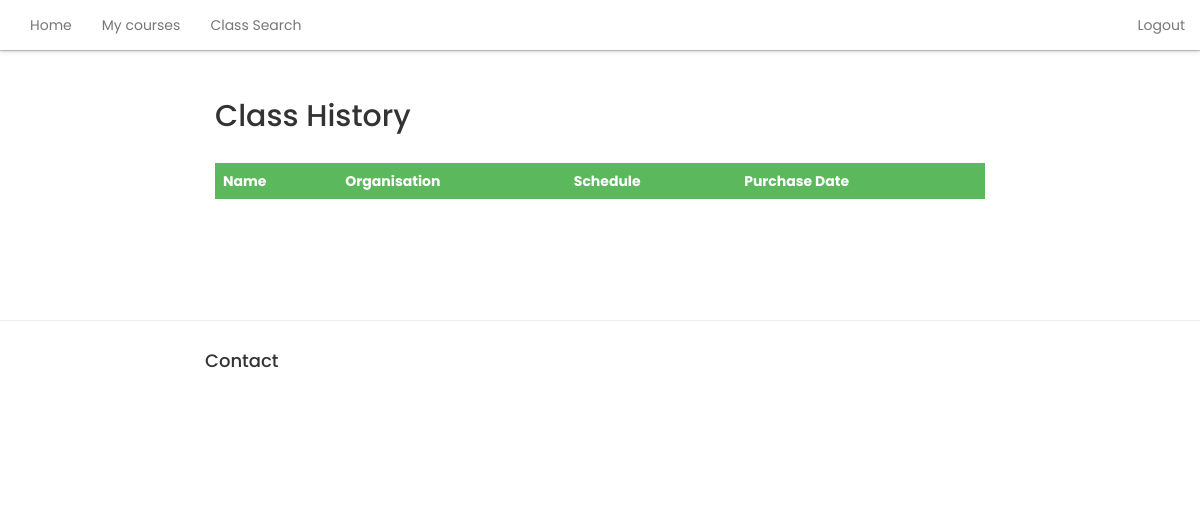
Before: /portal/class_history/ (signed in) with the older database file.
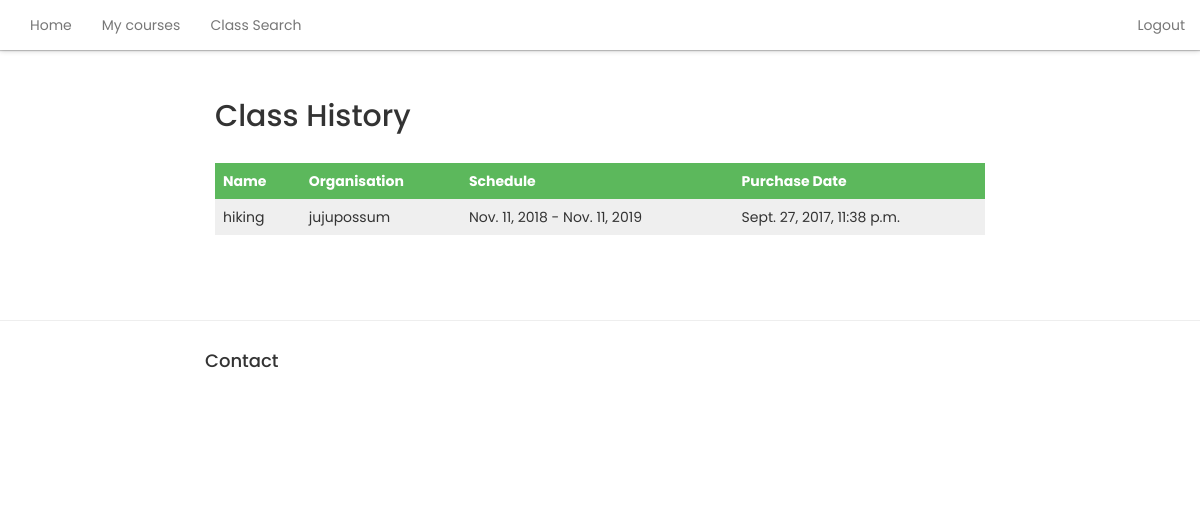
After: the same page with the newer database file.
### manager/models.py (models this page shows, shortened)
class ClassHistory(models.Model):
    user = models.ForeignKey(User, default=1)
    class_name = models.CharField(null=True, max_length = 50)
    registered_date = models.DateTimeField(null=True, blank=True)
    organisation_name = models.CharField(max_length=200, default='unset')
    name = models.CharField(null=True, max_length=50)
    teacher = models.CharField(null=True, max_length=20)
    start_time = models.TimeField(null=True, blank=True)
    end_time = models.TimeField(null=True, blank=True)
    start_date = models.DateField(null=True, blank=True)
    end_date = models.DateField(null=True, blank=True)
    capacity = models.IntegerField(null=True, default=10)
    description = models.CharField(null=True, max_length = 800)
    price = models.IntegerField(null=True, blank=True)
    image = CloudinaryField('image', null=True)
    address = models.CharField(null=True, max_length = 100)
    phone_number = models.IntegerField(null=True, blank=True);

### portal/views.py (the view)
@login_required(login_url='/portal/customer_login/')
def class_history(request):
    classes = ClassHistory.objects.filter(user = request.user)
    return render(request, 'customer_class/class_history.html', {'classes':classes})

### portal/templates/customer_class/class_history.html
{% extends 'profilebase.html' %}
{% block content %}
<div class='container-fluid'>
 <div class="row">
    <h2>Class History</h2> <br>
 <table>
    <tr class='table-title-green'>
      <th>Name</th>
      <th>Organisation</th>
      <th>Schedule</th>
      <th>Purchase Date</th>
    </tr>
    {% for class in classes %}
    <tr>
      <td>{{ class.name }}</a></td>
      <td>{{ class.organisation_name }}</td>
      <td>{{ class.start_date }} - {{ class.end_date }}</td>
      <td>{{ class.registered_date }}</td>
    </tr>
    {% endfor %}
    </table>
 </div>
{% endblock %}

### portal/templates/profilebase.html (shortened to what this page needs)
<!DOCTYPE HTML PUBLIC "-//W3C//DTD HTML 4.01//EN">
<html lang="en">
<head>
<link rel="stylesheet" href="https://maxcdn.bootstrapcdn.com/bootstrap/3.3.7/css/bootstrap.min.css">
</head>
<body>
{% block navbar %}
<nav class="navbar navbar-default" data-spy="affix">
  <div class="container-fluid" >
    <ul class="nav navbar-nav">
      <li><a href="/">Home</a></li>
      <li><a href="/portal/class_history">My courses</a></li>
      <li><a href="/portal/class_search/?city=&text=">Class Search</a></li>
    </ul>
    <ul class="nav navbar-nav navbar-right">
      <li><a href="/portal/logout/">Logout</a></li>
    </ul>
  </div>
</nav>
{% endblock %}
<div class='container-fluid buff'>
<div class="row">
    <div class='col-lg-8 col-lg-offset-2 '>
      {% block content %}{% endblock %}
    </div>
</div>
<div class="row footer">
  <hr>
  <div class='col-lg-8 col-lg-offset-2 '>
  <h4>Contact</h4>
  </div>
</div>
</div>
</body>
</html>

### portal/templates/profilebase.html (style rules this page uses)
a { text-decoration:none; color:black; }
body { font-family: 'Poppins', sans-serif; }
.buff { padding-top:80px; }
.footer { margin-top:220px; height:200px; }
table { border-collapse: collapse; width:100%; }
.table-title-green { background-color: #5cb85c; color: white; }
td, th { text-align: left; padding: 8px; }
tr:nth-child(even) { background-color: #efefef; }
.navbar { width:100%; background-color:white; z-index: 2; border:none; box-shadow: 0 1px 1px 0 rgba(0, 0, 0, 0.2), 0 1px 5px 0 rgba(0, 0, 0, 0.19); border-radius: 0px; }
ul { list-style-type: none; }

Changed rows visible on the page:
added ClassHistory: name "hiking", organisation_name "jujupossum", start_date "Nov. 11, 2018", end_date "Nov. 11, 2019", registered_date "Sept. 27, 2017, 11:38 p.m."
